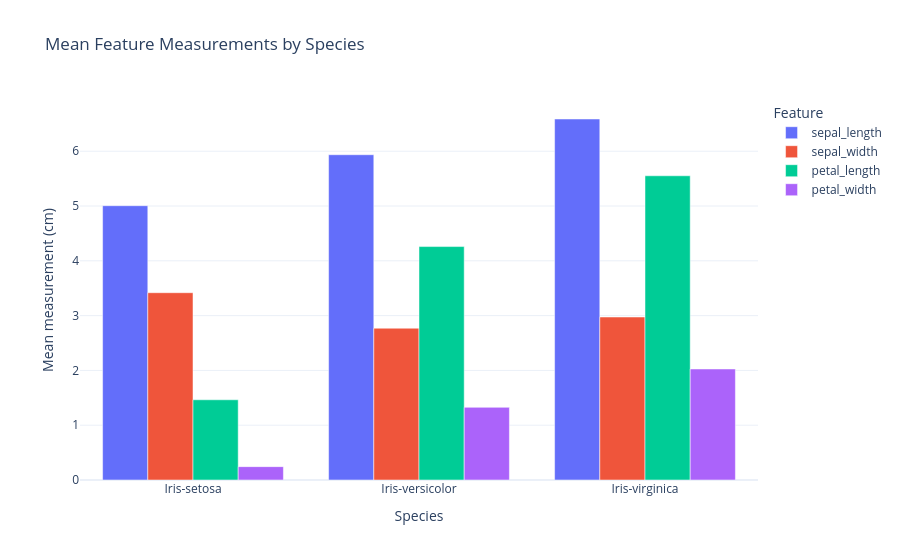
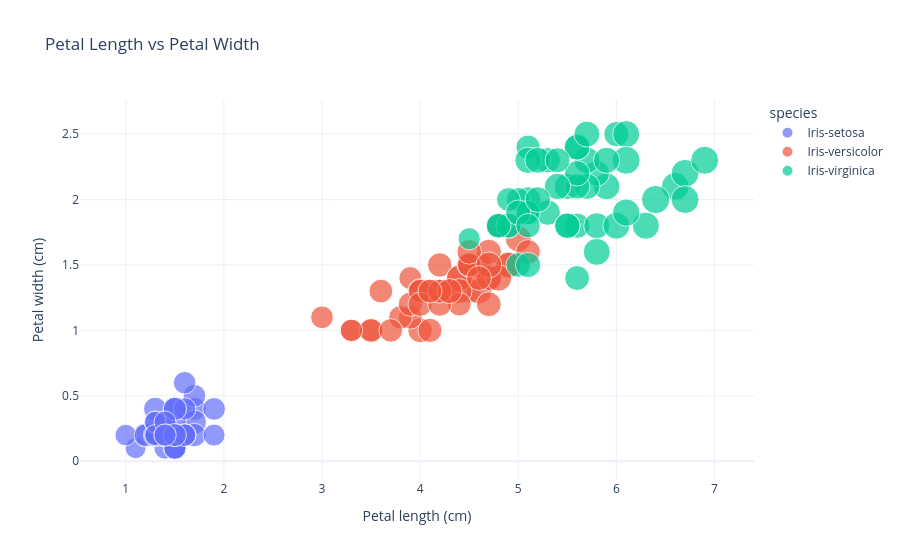

Notebook source saved alongside these figures, in order:
### Markdown cell above
## 10. Species-wise feature comparisons

### Code cell
species_means = df.groupby("species")[numeric_features].mean().reset_index()
display(species_means)

fig = px.bar(
    species_means, x="species", y=numeric_features, barmode="group",
    title="Mean Feature Measurements by Species",
    labels={"species": "Species", "value": "Mean measurement (cm)", "variable": "Feature"},
    template="plotly_white"
)
fig.write_html(INTERACTIVE_DIR / "species_comparison.html")
fig.show()

fig = px.scatter(
    df, x="petal_length", y="petal_width", color="species",
    size="sepal_length", hover_data=numeric_features,
    title="Petal Length vs Petal Width",
    labels={"petal_length": "Petal length (cm)", "petal_width": "Petal width (cm)"},
    template="plotly_white"
)
fig.write_html(INTERACTIVE_DIR / "petal_relationship.html")
fig.show()

### Figure 1 — Plotly figure (JSON) as saved in the notebook; plotly's stock layout.template omitted (floating-point values rounded to 4 significant figures)
{"data": [{"alignmentgroup": "True", "hovertemplate": "Feature=sepal_length<br>Species=%{x}<br>Mean measurement (cm)=%{y}<extra></extra>", "legendgroup": "sepal_length", "marker": {"color": "#636efa", "pattern": {"shape": ""}}, "name": "sepal_length", "offsetgroup": "sepal_length", "orientation": "v", "showlegend": true, "textposition": "auto", "type": "bar", "x": ["Iris-setosa", "Iris-versicolor", "Iris-virginica"], "xaxis": "x", "y": [5.006, 5.936, 6.588], "yaxis": "y"}, {"alignmentgroup": "True", "hovertemplate": "Feature=sepal_width<br>Species=%{x}<br>Mean measurement (cm)=%{y}<extra></extra>", "legendgroup": "sepal_width", "marker": {"color": "#EF553B", "pattern": {"shape": ""}}, "name": "sepal_width", "offsetgroup": "sepal_width", "orientation": "v", "showlegend": true, "textposition": "auto", "type": "bar", "x": ["Iris-setosa", "Iris-versicolor", "Iris-virginica"], "xaxis": "x", "y": [3.418, 2.77, 2.974], "yaxis": "y"}, {"alignmentgroup": "True", "hovertemplate": "Feature=petal_length<br>Species=%{x}<br>Mean measurement (cm)=%{y}<extra></extra>", "legendgroup": "petal_length", "marker": {"color": "#00cc96", "pattern": {"shape": ""}}, "name": "petal_length", "offsetgroup": "petal_length", "orientation": "v", "showlegend": true, "textposition": "auto", "type": "bar", "x": ["Iris-setosa", "Iris-versicolor", "Iris-virginica"], "xaxis": "x", "y": [1.464, 4.26, 5.552], "yaxis": "y"}, {"alignmentgroup": "True", "hovertemplate": "Feature=petal_width<br>Species=%{x}<br>Mean measurement (cm)=%{y}<extra></extra>", "legendgroup": "petal_width", "marker": {"color": "#ab63fa", "pattern": {"shape": ""}}, "name": "petal_width", "offsetgroup": "petal_width", "orientation": "v", "showlegend": true, "textposition": "auto", "type": "bar", "x": ["Iris-setosa", "Iris-versicolor", "Iris-virginica"], "xaxis": "x", "y": [0.244, 1.326, 2.026], "yaxis": "y"}], "layout": {"barmode": "group", "legend": {"title": {"text": "Feature"}, "tracegroupgap": 0}, "title": {"text": "Mean Feature Measurements by Species"}, "xaxis": {"anchor": "y", "domain": [0, 1], "title": {"text": "Species"}}, "yaxis": {"anchor": "x", "domain": [0, 1], "title": {"text": "Mean measurement (cm)"}}}}

### Figure 2 — Plotly figure (JSON) as saved in the notebook; plotly's stock layout.template omitted (floating-point values rounded to 4 significant figures)
{"data": [{"customdata": [[5.1, 3.5], [4.9, 3.0], [4.7, 3.2], [4.6, 3.1], [5.0, 3.6], [5.4, 3.9], [4.6, 3.4], [5.0, 3.4], [4.4, 2.9], [4.9, 3.1], [5.4, 3.7], [4.8, 3.4], [4.8, 3.0], [4.3, 3.0], [5.8, 4.0], [5.7, 4.4], [5.4, 3.9], [5.1, 3.5], [5.7, 3.8], [5.1, 3.8], [5.4, 3.4], [5.1, 3.7], [4.6, 3.6], [5.1, 3.3], [4.8, 3.4], [5.0, 3.0], [5.0, 3.4], [5.2, 3.5], [5.2, 3.4], [4.7, 3.2], [4.8, 3.1], [5.4, 3.4], [5.2, 4.1], [5.5, 4.2], [4.9, 3.1], [5.0, 3.2], [5.5, 3.5], [4.9, 3.1], [4.4, 3.0], [5.1, 3.4], [5.0, 3.5], [4.5, 2.3], [4.4, 3.2], [5.0, 3.5], [5.1, 3.8], [4.8, 3.0], [5.1, 3.8], [4.6, 3.2], [5.3, 3.7], [5.0, 3.3]], "hovertemplate": "species=Iris-setosa<br>Petal length (cm)=%{x}<br>Petal width (cm)=%{y}<br>sepal_length=%{customdata[0]}<br>sepal_width=%{customdata[1]}<extra></extra>", "legendgroup": "Iris-setosa", "marker": {"color": "#636efa", "size": [5.1, 4.9, 4.7, 4.6, 5.0, 5.4, 4.6, 5.0, 4.4, 4.9, 5.4, 4.8, 4.8, 4.3, 5.8, 5.7, 5.4, 5.1, 5.7, 5.1, 5.4, 5.1, 4.6, 5.1, 4.8, 5.0, 5.0, 5.2, 5.2, 4.7, 4.8, 5.4, 5.2, 5.5, 4.9, 5.0, 5.5, 4.9, 4.4, 5.1, 5.0, 4.5, 4.4, 5.0, 5.1, 4.8, 5.1, 4.6, 5.3, 5.0], "sizemode": "area", "sizeref": 0.01975, "symbol": "circle"}, "mode": "markers", "name": "Iris-setosa", "orientation": "v", "showlegend": true, "type": "scatter", "x": [1.4, 1.4, 1.3, 1.5, 1.4, 1.7, 1.4, 1.5, 1.4, 1.5, 1.5, 1.6, 1.4, 1.1, 1.2, 1.5, 1.3, 1.4, 1.7, 1.5, 1.7, 1.5, 1.0, 1.7, 1.9, 1.6, 1.6, 1.5, 1.4, 1.6, 1.6, 1.5, 1.5, 1.4, 1.5, 1.2, 1.3, 1.5, 1.3, 1.5, 1.3, 1.3, 1.3, 1.6, 1.9, 1.4, 1.6, 1.4, 1.5, 1.4], "xaxis": "x", "y": [0.2, 0.2, 0.2, 0.2, 0.2, 0.4, 0.3, 0.2, 0.2, 0.1, 0.2, 0.2, 0.1, 0.1, 0.2, 0.4, 0.4, 0.3, 0.3, 0.3, 0.2, 0.4, 0.2, 0.5, 0.2, 0.2, 0.4, 0.2, 0.2, 0.2, 0.2, 0.4, 0.1, 0.2, 0.1, 0.2, 0.2, 0.1, 0.2, 0.2, 0.3, 0.3, 0.2, 0.6, 0.4, 0.3, 0.2, 0.2, 0.2, 0.2], "yaxis": "y"}, {"customdata": [[7.0, 3.2], [6.4, 3.2], [6.9, 3.1], [5.5, 2.3], [6.5, 2.8], [5.7, 2.8], [6.3, 3.3], [4.9, 2.4], [6.6, 2.9], [5.2, 2.7], [5.0, 2.0], [5.9, 3.0], [6.0, 2.2], [6.1, 2.9], [5.6, 2.9], [6.7, 3.1], [5.6, 3.0], [5.8, 2.7], [6.2, 2.2], [5.6, 2.5], [5.9, 3.2], [6.1, 2.8], [6.3, 2.5], [6.1, 2.8], [6.4, 2.9], [6.6, 3.0], [6.8, 2.8], [6.7, 3.0], [6.0, 2.9], [5.7, 2.6], [5.5, 2.4], [5.5, 2.4], [5.8, 2.7], [6.0, 2.7], [5.4, 3.0], [6.0, 3.4], [6.7, 3.1], [6.3, 2.3], [5.6, 3.0], [5.5, 2.5], [5.5, 2.6], [6.1, 3.0], [5.8, 2.6], [5.0, 2.3], [5.6, 2.7], [5.7, 3.0], [5.7, 2.9], [6.2, 2.9], [5.1, 2.5], [5.7, 2.8]], "hovertemplate": "species=Iris-versicolor<br>Petal length (cm)=%{x}<br>Petal width (cm)=%{y}<br>sepal_length=%{customdata[0]}<br>sepal_width=%{customdata[1]}<extra></extra>", "legendgroup": "Iris-versicolor", "marker": {"color": "#EF553B", "size": [7.0, 6.4, 6.9, 5.5, 6.5, 5.7, 6.3, 4.9, 6.6, 5.2, 5.0, 5.9, 6.0, 6.1, 5.6, 6.7, 5.6, 5.8, 6.2, 5.6, 5.9, 6.1, 6.3, 6.1, 6.4, 6.6, 6.8, 6.7, 6.0, 5.7, 5.5, 5.5, 5.8, 6.0, 5.4, 6.0, 6.7, 6.3, 5.6, 5.5, 5.5, 6.1, 5.8, 5.0, 5.6, 5.7, 5.7, 6.2, 5.1, 5.7], "sizemode": "area", "sizeref": 0.01975, "symbol": "circle"}, "mode": "markers", "name": "Iris-versicolor", "orientation": "v", "showlegend": true, "type": "scatter", "x": [4.7, 4.5, 4.9, 4.0, 4.6, 4.5, 4.7, 3.3, 4.6, 3.9, 3.5, 4.2, 4.0, 4.7, 3.6, 4.4, 4.5, 4.1, 4.5, 3.9, 4.8, 4.0, 4.9, 4.7, 4.3, 4.4, 4.8, 5.0, 4.5, 3.5, 3.8, 3.7, 3.9, 5.1, 4.5, 4.5, 4.7, 4.4, 4.1, 4.0, 4.4, 4.6, 4.0, 3.3, 4.2, 4.2, 4.2, 4.3, 3.0, 4.1], "xaxis": "x", "y": [1.4, 1.5, 1.5, 1.3, 1.5, 1.3, 1.6, 1.0, 1.3, 1.4, 1.0, 1.5, 1.0, 1.4, 1.3, 1.4, 1.5, 1.0, 1.5, 1.1, 1.8, 1.3, 1.5, 1.2, 1.3, 1.4, 1.4, 1.7, 1.5, 1.0, 1.1, 1.0, 1.2, 1.6, 1.5, 1.6, 1.5, 1.3, 1.3, 1.3, 1.2, 1.4, 1.2, 1.0, 1.3, 1.2, 1.3, 1.3, 1.1, 1.3], "yaxis": "y"}, {"customdata": [[6.3, 3.3], [5.8, 2.7], [7.1, 3.0], [6.3, 2.9], [6.5, 3.0], [7.6, 3.0], [4.9, 2.5], [7.3, 2.9], [6.7, 2.5], [7.2, 3.6], [6.5, 3.2], [6.4, 2.7], [6.8, 3.0], [5.7, 2.5], [5.8, 2.8], [6.4, 3.2], [6.5, 3.0], [7.7, 3.8], [7.7, 2.6], [6.0, 2.2], [6.9, 3.2], [5.6, 2.8], [7.7, 2.8], [6.3, 2.7], [6.7, 3.3], [7.2, 3.2], [6.2, 2.8], [6.1, 3.0], [6.4, 2.8], [7.2, 3.0], [7.4, 2.8], [7.9, 3.8], [6.4, 2.8], [6.3, 2.8], [6.1, 2.6], [7.7, 3.0], [6.3, 3.4], [6.4, 3.1], [6.0, 3.0], [6.9, 3.1], [6.7, 3.1], [6.9, 3.1], [5.8, 2.7], [6.8, 3.2], [6.7, 3.3], [6.7, 3.0], [6.3, 2.5], [6.5, 3.0], [6.2, 3.4], [5.9, 3.0]], "hovertemplate": "species=Iris-virginica<br>Petal length (cm)=%{x}<br>Petal width (cm)=%{y}<br>sepal_length=%{customdata[0]}<br>sepal_width=%{customdata[1]}<extra></extra>", "legendgroup": "Iris-virginica", "marker": {"color": "#00cc96", "size": [6.3, 5.8, 7.1, 6.3, 6.5, 7.6, 4.9, 7.3, 6.7, 7.2, 6.5, 6.4, 6.8, 5.7, 5.8, 6.4, 6.5, 7.7, 7.7, 6.0, 6.9, 5.6, 7.7, 6.3, 6.7, 7.2, 6.2, 6.1, 6.4, 7.2, 7.4, 7.9, 6.4, 6.3, 6.1, 7.7, 6.3, 6.4, 6.0, 6.9, 6.7, 6.9, 5.8, 6.8, 6.7, 6.7, 6.3, 6.5, 6.2, 5.9], "sizemode": "area", "sizeref": 0.01975, "symbol": "circle"}, "mode": "markers", "name": "Iris-virginica", "orientation": "v", "showlegend": true, "type": "scatter", "x": [6.0, 5.1, 5.9, 5.6, 5.8, 6.6, 4.5, 6.3, 5.8, 6.1, 5.1, 5.3, 5.5, 5.0, 5.1, 5.3, 5.5, 6.7, 6.9, 5.0, 5.7, 4.9, 6.7, 4.9, 5.7, 6.0, 4.8, 4.9, 5.6, 5.8, 6.1, 6.4, 5.6, 5.1, 5.6, 6.1, 5.6, 5.5, 4.8, 5.4, 5.6, 5.1, 5.1, 5.9, 5.7, 5.2, 5.0, 5.2, 5.4, 5.1], "xaxis": "x", "y": [2.5, 1.9, 2.1, 1.8, 2.2, 2.1, 1.7, 1.8, 1.8, 2.5, 2.0, 1.9, 2.1, 2.0, 2.4, 2.3, 1.8, 2.2, 2.3, 1.5, 2.3, 2.0, 2.0, 1.8, 2.1, 1.8, 1.8, 1.8, 2.1, 1.6, 1.9, 2.0, 2.2, 1.5, 1.4, 2.3, 2.4, 1.8, 1.8, 2.1, 2.4, 2.3, 1.9, 2.3, 2.5, 2.3, 1.9, 2.0, 2.3, 1.8], "yaxis": "y"}], "layout": {"legend": {"itemsizing": "constant", "title": {"text": "species"}, "tracegroupgap": 0}, "title": {"text": "Petal Length vs Petal Width"}, "xaxis": {"anchor": "y", "domain": [0, 1], "title": {"text": "Petal length (cm)"}}, "yaxis": {"anchor": "x", "domain": [0, 1], "title": {"text": "Petal width (cm)"}}}}
